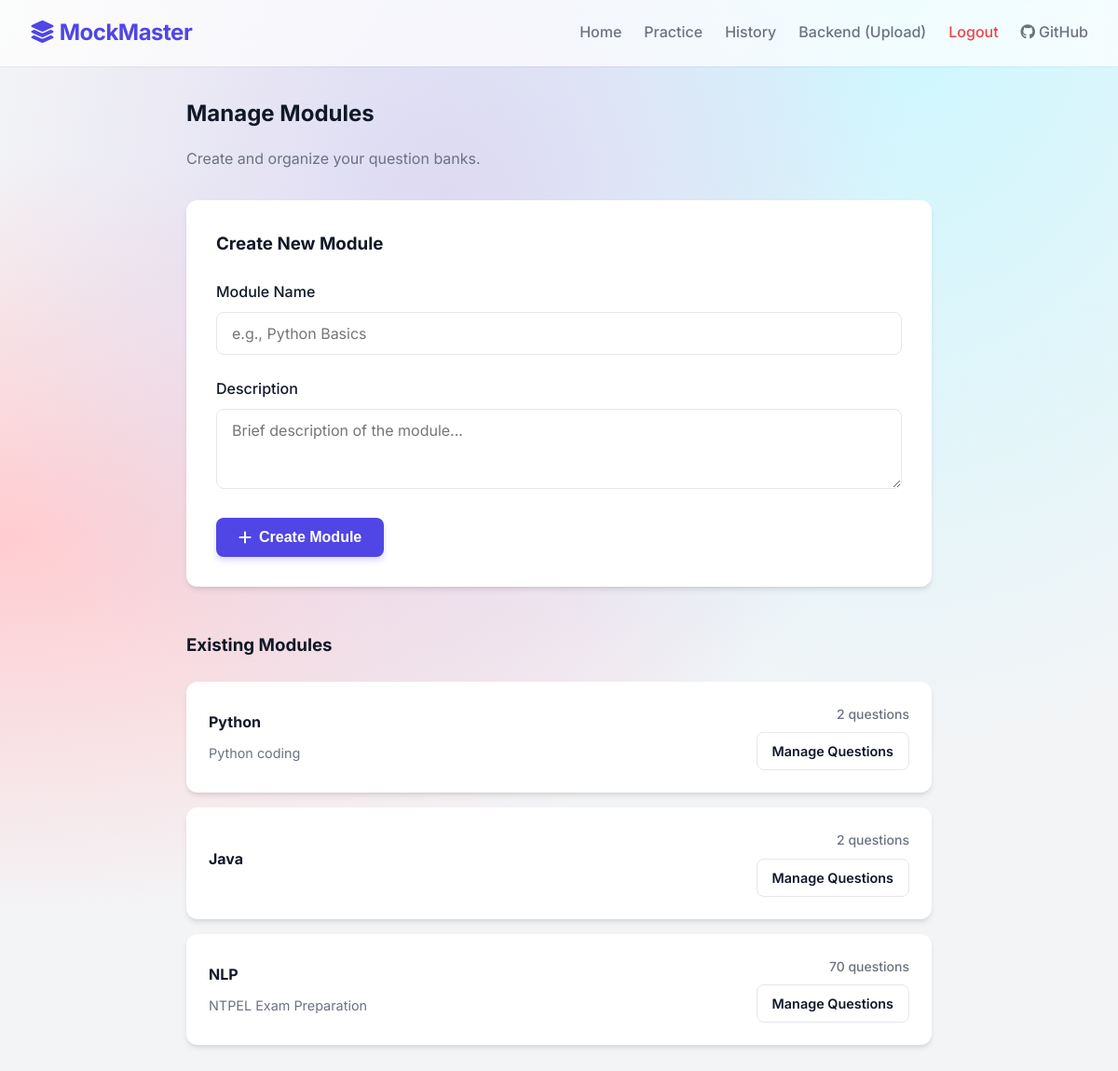
Page /upload (signed in) on the committed database.
### app.py (models this page shows)
class Module(db.Model):
    id = db.Column(db.Integer, primary_key=True)
    name = db.Column(db.String(100), nullable=False)
    description = db.Column(db.Text, nullable=True)
    questions = db.relationship('Question', backref='module', lazy=True, cascade='all, delete-orphan')

### app.py (the view, shortened to what this page needs)
@app.route('/upload', methods=['GET', 'POST'])
@login_required
def upload():
    modules = Module.query.all()
    return render_template('upload.html', modules=modules)

### app.py (called while the page is built)
def login_required(f):
    @wraps(f)
    def decorated_function(*args, **kwargs):
        if not session.get('logged_in'):
            flash('Please log in to access this page.', 'error')
            return redirect(url_for('login', next=request.url))
        return f(*args, **kwargs)
    return decorated_function

### templates/upload.html (shortened to what this page needs)
{% extends 'base.html' %}
{% block content %}
<div style="max-width: 800px; margin: 0 auto;">
    <div style="display: flex; align-items: center; justify-content: space-between; margin-bottom: 2rem;">
        <div>
            <h2>Manage Modules</h2>
            <p class="text-muted" style="margin: 0;">Create and organize your question banks.</p>
        </div>
    </div>
    <div class="card" style="margin-bottom: 3rem;">
        <h3 style="margin-bottom: 1.5rem;">Create New Module</h3>
        <form action="{{ url_for('upload') }}" method="POST">
            <div class="form-group">
                <label class="form-label" for="name">Module Name</label>
                <input type="text" id="name" name="name" class="form-control" placeholder="e.g., Python Basics" required>
            </div>
            <div class="form-group">
                <label class="form-label" for="description">Description</label>
                <textarea id="description" name="description" class="form-control" rows="3" placeholder="Brief description of the module..."></textarea>
            </div>
            <button type="submit" class="btn btn-primary">
                <i class="fa-solid fa-plus" style="margin-right: 8px;"></i> Create Module
            </button>
        </form>
    </div>
    <h3 style="margin-bottom: 1.5rem;">Existing Modules</h3>
    <div style="display: flex; flex-direction: column; gap: 1rem;">
        {% for mod in modules %}
            <div class="card" style="display: flex; justify-content: space-between; align-items: center; padding: 1.5rem;">
                <div>
                    <h4 style="margin: 0; margin-bottom: 0.5rem;">{{ mod.name }}</h4>
                    <p class="text-muted" style="margin: 0; font-size: 0.9rem;">{{ mod.description }}</p>
                </div>
                <div style="text-align: right; min-width: 150px;">
                    <div class="text-muted" style="font-size: 0.875rem; margin-bottom: 0.5rem; font-weight: 500;">
                        {{ mod.questions|length }} questions
                    </div>
                    <a href="{{ url_for('edit_module', module_id=mod.id) }}" class="btn btn-secondary" style="padding: 0.5rem 1rem; font-size: 0.9rem;">Manage Questions</a>
                </div>
            </div>
        {% endfor %}
    </div>
</div>
{% endblock %}

### static/style.css (style rules this page uses)
:root { --primary: #4F46E5; --primary-hover: #4338CA; --background: #F3F4F6; --surface: #FFFFFF; --text-main: #111827; --text-muted: #6B7280; --border: #E5E7EB; --success: #10B981; --secondary: #6366F1; --secondary-hover: #4F46E5; --danger: #EF4444; --radius: 12px; --shadow-sm: 0 1px 2px 0 rgba(0, 0, 0, 0.05); --shadow-md: 0 4px 6px -1px rgba(0, 0, 0, 0.1), 0 2px 4px -1px rgba(0, 0, 0, 0.06); --shadow-lg: 0 10px 15px -3px rgba(0, 0, 0, 0.1), 0 4px 6px -2px rgba(0, 0, 0, 0.05); --glass-bg: rgba(255, 255, 255, 0.7); --glass-border: rgba(255, 255, 255, 0.5); }
* { margin: 0; padding: 0; box-sizing: border-box; }
body { font-family: 'Inter', sans-serif; background-color: var(--background); background-image: radial-gradient(at 40% 20%, hsla(250,50%,90%,1) 0px, transparent 50%), radial-gradient(at 80% 0%, hsla(189,100%,90%,1) 0px, transparent 50%), radial-gradient(at 0% 50%, hsla(355,100%,90%,1) 0px, transparent 50%); background-attachment: fixed; color: var(--text-main); line-height: 1.6; height: 100vh; overflow: hidden; display: flex; flex-direction: column; }
.card { background: var(--surface); border-radius: var(--radius); padding: 2rem; box-shadow: var(--shadow-md); transition: transform 0.3s ease, box-shadow 0.3s ease; }
.btn { display: inline-flex; align-items: center; justify-content: center; padding: 0.75rem 1.5rem; border-radius: 8px; font-weight: 600; font-size: 1rem; cursor: pointer; transition: all 0.2s ease; border: none; text-decoration: none; }
.btn-primary { background-color: var(--primary); color: white; box-shadow: 0 4px 6px rgba(79, 70, 229, 0.2); }
.btn-secondary { background-color: white; color: var(--text-main); border: 1px solid var(--border); }
h1, h2, h3, h4 { color: var(--text-main); font-weight: 700; margin-bottom: 1rem; }
.text-muted { color: var(--text-muted); }
.form-group { margin-bottom: 1.5rem; }
.form-label { display: block; margin-bottom: 0.5rem; font-weight: 500; color: var(--text-main); }
.form-control { width: 100%; padding: 0.75rem 1rem; border: 1px solid var(--border); border-radius: 8px; font-family: inherit; font-size: 1rem; transition: border-color 0.2s ease, box-shadow 0.2s ease; }

### rows in the picture
Module: name "Python", description "Python coding", questions|length "2"
Module: name "Java", questions|length "2"
Module: name "NLP", description "NTPEL Exam Preparation", questions|length "70"
